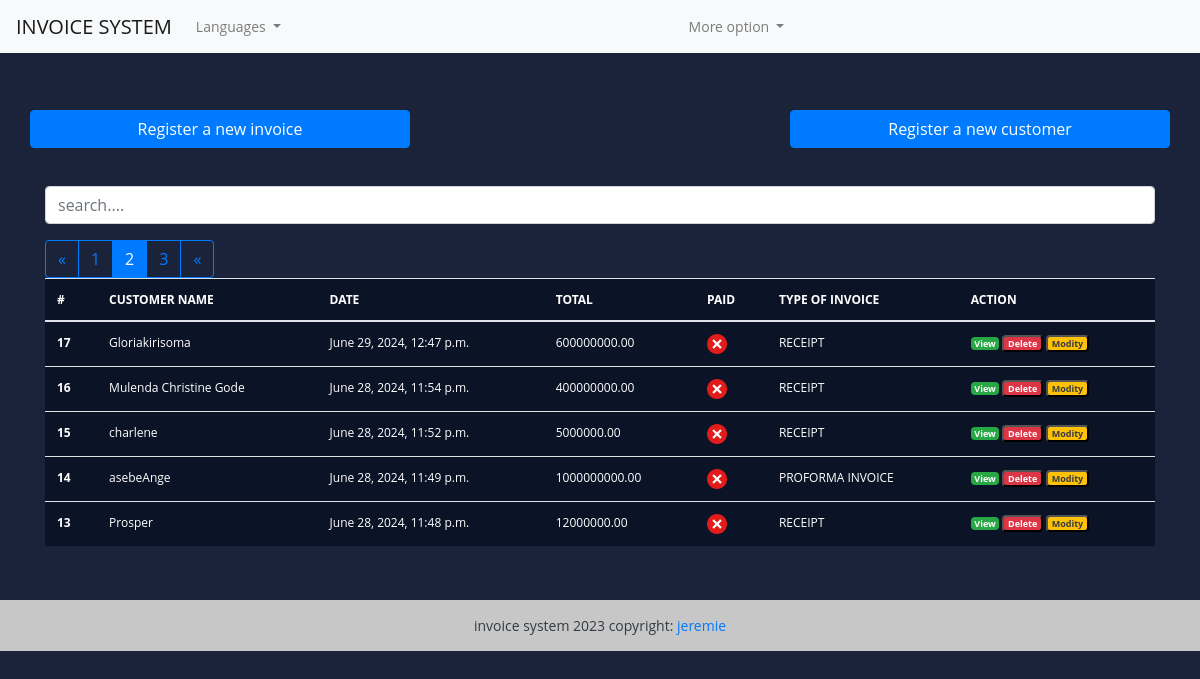
The app's page /?page=2 (signed in), older data.
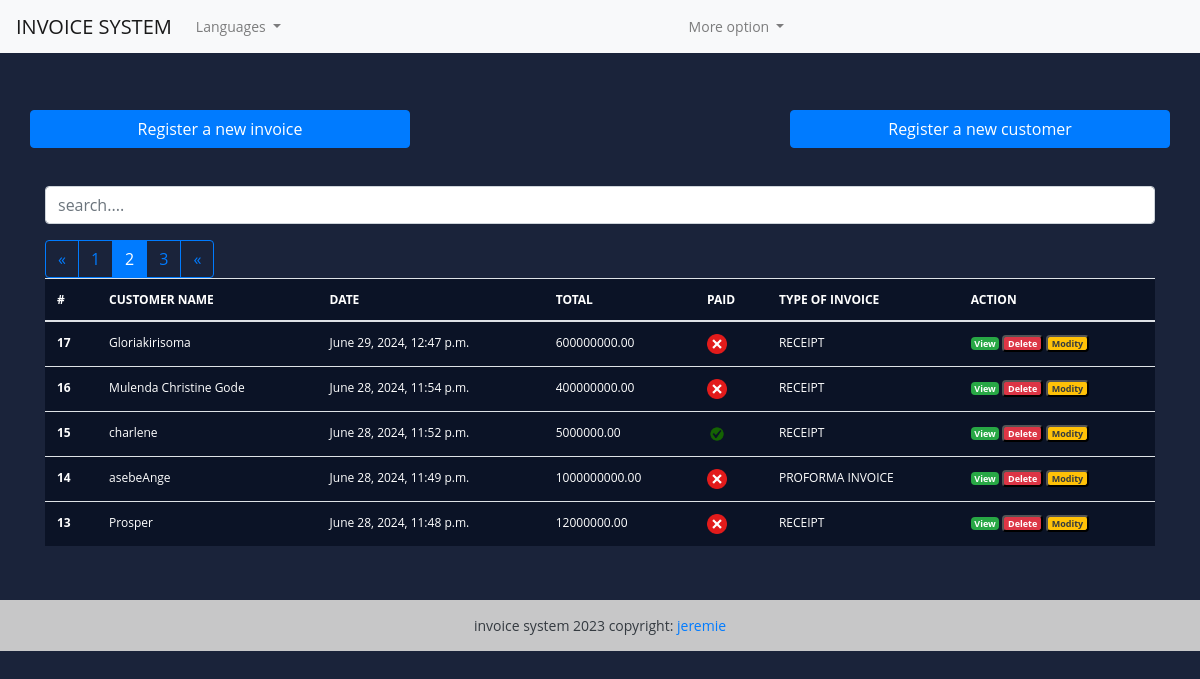
The same page, newer data.
### fact_app/models.py (models this page shows, shortened)
class Invoice(models.Model):
  INVOICE_TYPE= (
    ('R', 'RECEIPT'),
    ('P', 'PROFORMA INVOICE'),
    ('I', 'INVOICE')
  )
  customer = models.ForeignKey(Customer, on_delete=models.PROTECT)
  save_by =models.ForeignKey(User, on_delete=models.PROTECT)
  invoice_date_time = models.DateTimeField(auto_now_add=True)
  total = models.DecimalField(max_digits=10000, decimal_places=2)
  last_updated_date = models.DateTimeField(null=True, blank=True)
  paid = models.BooleanField(default=False)
  invoice_type = models.CharField(max_length=1, choices=INVOICE_TYPE)
  comments = models.TextField(null=True, max_length=1000, blank=True)
  class Meta:
    verbose_name = "Invoice"
    verbose_name_plural ="Invoices"
  @property
  def get_total(self):
    articles = self.article_set.all()
    total = sum(article.get_total for article in articles)
    return total

class Customer(models.Model):
  SEX_TYPES =   (
    ('M', 'Masculin'),
    ('F', 'Feminin'),
  )
  name = models.CharField(max_length=132)
  email = models.EmailField()
  phone = models.CharField(max_length=132)
  address = models.CharField(max_length=64)
  sex = models.CharField(max_length=1, choices=SEX_TYPES)
  age =models.CharField(max_length=12)
  city = models.CharField(max_length=32)
  zip_code = models.CharField(max_length=16)
  created_date = models.DateTimeField(auto_now_add=True)
  save_by = models.ForeignKey(User, on_delete=models.PROTECT)
  class Meta:
    verbose_name = "Customer"
    verbose_name_plural ="Customers"

class Article(models.Model):
  invoice = models.ForeignKey(Invoice, on_delete=models.CASCADE)
  name = models.CharField(max_length=32)
  quantity = models.IntegerField()
  unit_price = models.DecimalField(max_digits=1000, decimal_places=2)
  total = models.DecimalField(max_digits=1000, decimal_places=2)
  class Meta:
    verbose_name='Article'
    verbose_name_plural='Articles'
  @property
  def get_total(self):
    total = self.quantity * self.unit_price
    return total

### fact_app/views.py (the view, shortened to what this page needs)
# urls.py: path('', views.HomeView.as_view(), name='home'),
class HomeView(LoginRequiredSuperuserMixim ,View):
   templates_name = 'index.html'
   invoices = Invoice.objects.select_related('customer', 'save_by').all().order_by('-invoice_date_time')
   context = {
      'invoices': invoices
   }
   def get(self, request, *args, **kwargs):
      items = pagination(request, self.invoices)
      self.context['invoices']= items
      return render(request, self.templates_name, self.context)

### fact_app/utils.py (called while the page is built)
def pagination(request, invoices):
     default_page = 1
     page = request.GET.get('page',default_page)
     items_per_page = 5
     paginator = Paginator(invoices, items_per_page)
     try:
          items_page = paginator.page(page)
     except PageNotAnInteger :
         items_page = paginator.page(default_page)
     except EmptyPage:
         items_page = paginator.page(paginator.num_pages)
     return items_page

### templates/index.html (shortened to what this page needs)
{% extends "base.html" %}
{% load static %}
{% block content %}
  <br><br>
<div class="row">
  <a href="{% url 'add-invoice' %}" class="btn col-md-4 btn-primary">
    Register a new invoice
  </a>
  <a href="#" class="btn col-md-4">
  </a>
  <a href="{% url 'add-customer' %}" class="btn col-md-4 btn-primary">
    Register a new customer
  </a>
</div>
<br><br>
<div class="form-group">
   <input id="search" class="form-control" type="text" placeholder="search....">
</div>
<div>
  <table class="table table-striped-columns">
     <thead>
       <tr style="
       color: white;";>
         <th scope="col">#</th>
         <th scope="col">CUSTOMER NAME</th>
         <th scope="col">DATE</th>
         <th scope="col">TOTAL</th>
         <th scope="col">PAID</th>
         <th scope="col">TYPE OF INVOICE</th>
         <th scope="col">ACTION</th>
       </tr>
     </thead>
     <tbody id="myTable">
         {% if invoices %}
         {% for facture in invoices %}
         <tr style="
         color: white;";>
            <th scope="row">{{ facture.pk }}</th>
            <td>{{ facture.customer.name }}</td>
            <td>{{ facture.invoice_date_time }}</td>
            <td>{{ facture.get_total }}</td>
            <td>
               {% if facture.paid %}
               <img src="{% static 'images/icon-yes.png'%}" alt="True" style="
               height: 20px;
               width: 20px;
               ";>
               {% else %}
               <img src="{% static 'images/icon-no.png'%}" alt="False" style="
               height: 20px;
               width: 20px;
               ">
               {% endif %}
            </td>
            <td>{{facture.get_invoice_type_display }}</td>
            <td>
              <a href="{% url 'view-invoice' pk=facture.pk %}" title="Detail" class="badge text-white bg-success">View</a>
              <button id="btn-invoice-sup" type="button" data-toggle="modal" data-target="#supprimer" class="badge text-white bg-danger" title="Supprimer" data-id="{{ facture.pk }}" data-customer="{{ facture.customer.name}}">
                Delete
              </button>
              <button id="btn-invoice-mod" type="button" data-toggle="modal" data-target="#modifier" class="badge text-dark bg-warning" title="Modifier" data-id="{{ facture.pk }}" data-customer="{{ facture.customer.name}}">
                Modity
              </button>
            </td>
         </tr>
         {% endfor %}
         {% if invoices.has_other_pages %}
         <div class="btn-group" role="group" aria-label="Item pagination">
             {% if invoices.has_previous%}
             <a href="?page={{ invoices.previous_page_number }}" class="btn btn-outline-primary">&laquo;</a>
             {% endif %}
             {% for page_number in invoices.paginator.page_range %}
             {% if invoices.number == page_number %}
             <button class="btn btn-outline-primary active">
              <span>{{page_number}}<span class="sr-only">{current}</span></span>
             </button>
             {% else %}
                <a href="?page={{page_number}}" class="btn btn-outline-primary">{{page_number}}</a>
             {% endif %}
             {% endfor %}
             {% if invoices.has_next%}
              <a href="?page={{ invoices.next_page_number }}" class="btn btn-outline-primary">&laquo;</a>
             {% endif %}
         </div>
         {% endif%}
         {% else %}
         <p class="text-center text-white">Not Found.</p>
         {% endif %}
     </tbody>
  </table>
</div>
<br><br>
{% endblock %};

Row changes from the older to the newer data that the page shows:
changed Invoice "June 28, 2024, 11:52 p.m.": paid: picture added; paid: picture removed
